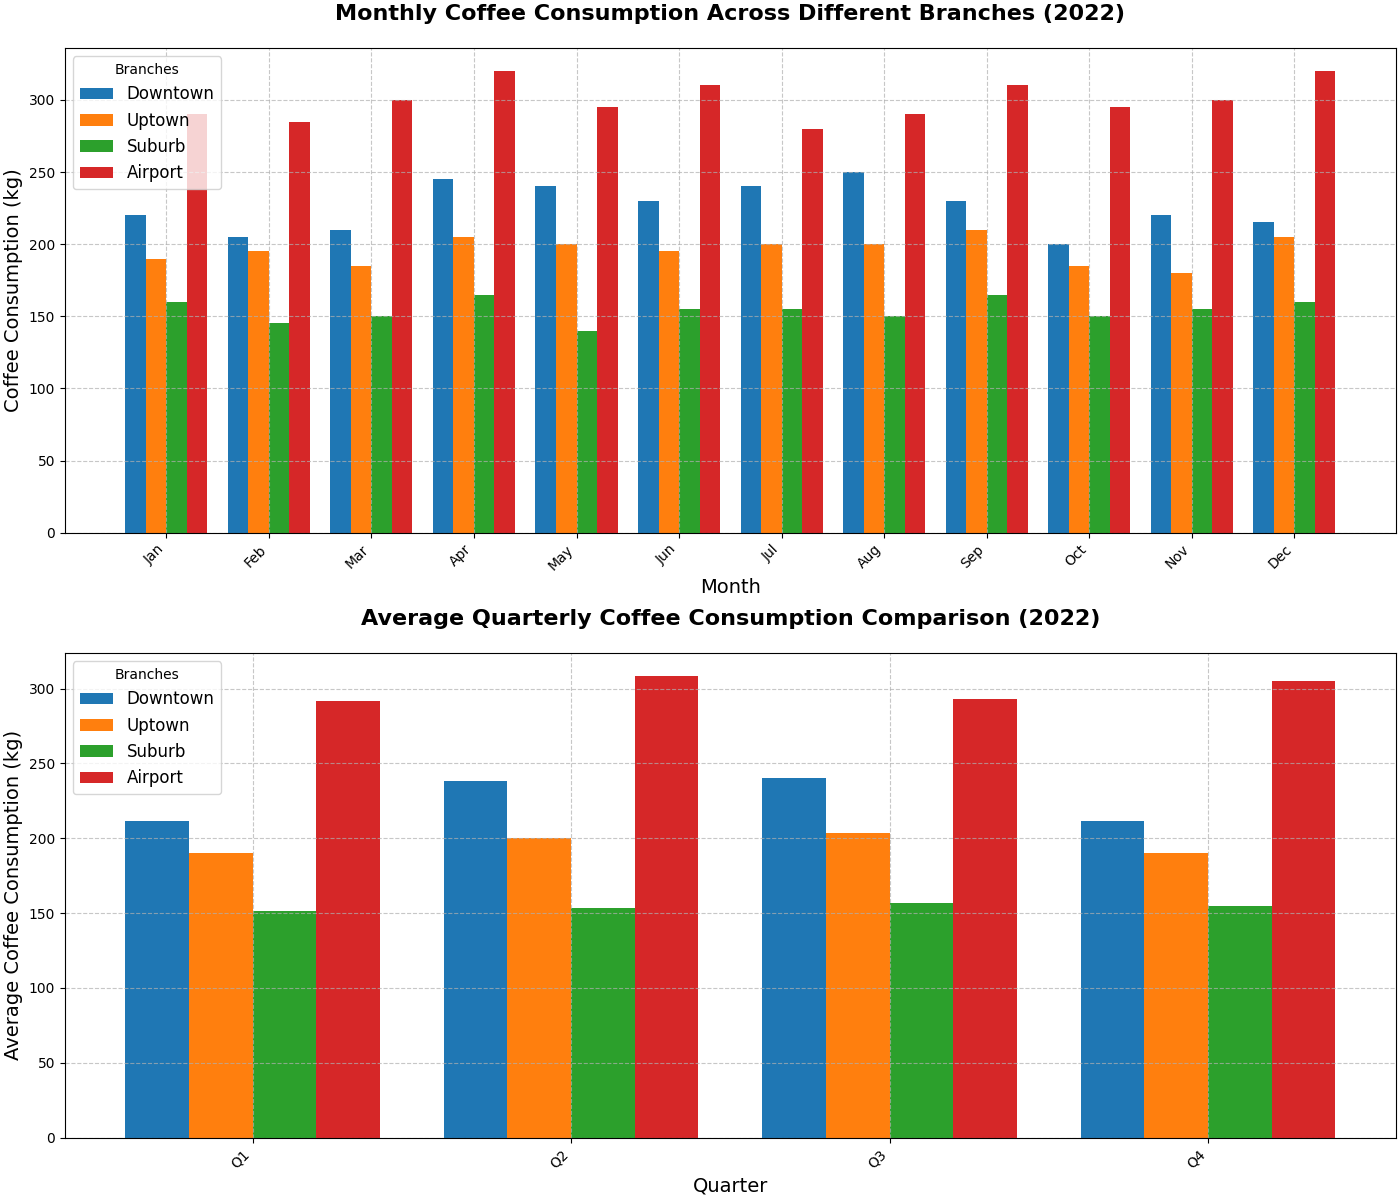

Write the Python code that produced this figure.
import matplotlib.pyplot as plt
import numpy as np

# Branches: 'Downtown', 'Uptown', 'Suburb', 'Airport'
branches = ['Downtown', 'Uptown', 'Suburb', 'Airport']
months = np.arange(1, 13)

# Altered coffee consumption data in kilograms
downtown_consumption = [220, 205, 210, 245, 240, 230, 240, 250, 230, 200, 220, 215]
uptown_consumption = [190, 195, 185, 205, 200, 195, 200, 200, 210, 185, 180, 205]
suburb_consumption = [160, 145, 150, 165, 140, 155, 155, 150, 165, 150, 155, 160]
airport_consumption = [290, 285, 300, 320, 295, 310, 280, 290, 310, 295, 300, 320]

# Creating the subplots
fig, axes = plt.subplots(2, 1, figsize=(14, 12), constrained_layout=True)

# Plot 1: Bar chart for coffee consumption per branch across months
bar_width = 0.2
x_indices = np.arange(len(months))

for i, (consumption, label) in enumerate(zip([downtown_consumption, uptown_consumption, suburb_consumption, airport_consumption], branches)):
    axes[0].bar(x_indices + i * bar_width, consumption, bar_width, label=label)

# Beautifying the plot
axes[0].set_title("Monthly Coffee Consumption Across Different Branches (2022)", fontsize=16, fontweight='bold', pad=20)
axes[0].set_xlabel("Month", fontsize=14)
axes[0].set_ylabel("Coffee Consumption (kg)", fontsize=14)
axes[0].set_xticks(x_indices + bar_width * 1.5)
axes[0].set_xticklabels(['Jan', 'Feb', 'Mar', 'Apr', 'May', 'Jun', 'Jul', 'Aug', 'Sep', 'Oct', 'Nov', 'Dec'], rotation=45, ha='right')
axes[0].legend(loc='upper left', title='Branches', fontsize=12)
axes[0].grid(True, linestyle='--', alpha=0.7)

# Plot 2: Grouped bar chart to compare average consumption per branch during quarters
quarters = ['Q1', 'Q2', 'Q3', 'Q4']
x_indices_2 = np.arange(len(quarters))
average_consumptions = {
    'Downtown': [np.mean(downtown_consumption[i*3:i*3+3]) for i in range(4)],
    'Uptown': [np.mean(uptown_consumption[i*3:i*3+3]) for i in range(4)],
    'Suburb': [np.mean(suburb_consumption[i*3:i*3+3]) for i in range(4)],
    'Airport': [np.mean(airport_consumption[i*3:i*3+3]) for i in range(4)],
}

for i, (label, avg) in enumerate(average_consumptions.items()):
    axes[1].bar(x_indices_2 + i * bar_width, avg, bar_width, label=label)

# Beautifying the plot
axes[1].set_title("Average Quarterly Coffee Consumption Comparison (2022)", fontsize=16, fontweight='bold', pad=20)
axes[1].set_xlabel("Quarter", fontsize=14)
axes[1].set_ylabel("Average Coffee Consumption (kg)", fontsize=14)
axes[1].set_xticks(x_indices_2 + bar_width * 1.5)
axes[1].set_xticklabels(quarters, rotation=45, ha='right')
axes[1].legend(loc='upper left', title='Branches', fontsize=12)
axes[1].grid(True, linestyle='--', alpha=0.7)

plt.show()
